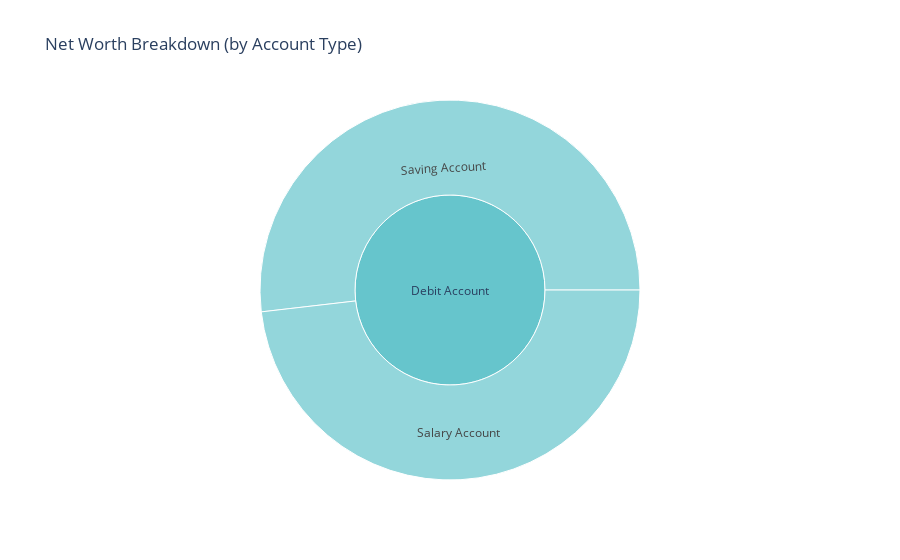

Notebook code for this chart:
### Markdown cell above
## Dashboard Page

### Code cell
# get the net worth of the individual, also by account type
with engine.connect() as conn:
    result = conn.execute(sa.text("SELECT * FROM api.net_worth(ARRAY[]::CHAR(5)[])")).fetchone()[0] # always one row

net_value = result["net_value"]
last_updated = result["last_updated"]

print(f"Net Worth : ₹ {net_value:,.2f} | Last Updated: {last_updated}")

# get breakup by account types, for more clarity
net_value_by_account_type = pd.read_sql("SELECT * FROM api.net_value_by_account_type('dPramanik')", engine)

px.sunburst(
    net_value_by_account_type,
    path = ["account_type_name", "account_subtype_name"],
    values = "net_value", color = "account_type_name",
    color_discrete_sequence = px.colors.qualitative.Pastel,
    title = "Net Worth Breakdown (by Account Type)"
)

### Figure 1 — Plotly figure (JSON) as saved in the notebook; plotly's stock layout.template omitted (floating-point values rounded to 4 significant figures)
{"data": [{"branchvalues": "total", "customdata": [["Debit Account"], ["Debit Account"], ["Debit Account"]], "domain": {"x": [0, 1], "y": [0, 1]}, "hovertemplate": "labels=%{label}<br>net_value=%{value}<br>parent=%{parent}<br>id=%{id}<br>account_type_name=%{customdata[0]}<extra></extra>", "ids": ["Debit Account/Salary Account", "Debit Account/Saving Account", "Debit Account"], "labels": ["Salary Account", "Saving Account", "Debit Account"], "marker": {"colors": ["rgb(102, 197, 204)", "rgb(102, 197, 204)", "rgb(102, 197, 204)"]}, "name": "", "parents": ["Debit Account", "Debit Account", ""], "type": "sunburst", "values": [418285, 450200.0, 868500.0]}], "layout": {"legend": {"tracegroupgap": 0}, "sunburstcolorway": ["rgb(102, 197, 204)", "rgb(246, 207, 113)", "rgb(248, 156, 116)", "rgb(220, 176, 242)", "rgb(135, 197, 95)", "rgb(158, 185, 243)", "rgb(254, 136, 177)", "rgb(201, 219, 116)", "rgb(139, 224, 164)", "rgb(180, 151, 231)", "rgb(179, 179, 179)"], "title": {"text": "Net Worth Breakdown (by Account Type)"}}}
